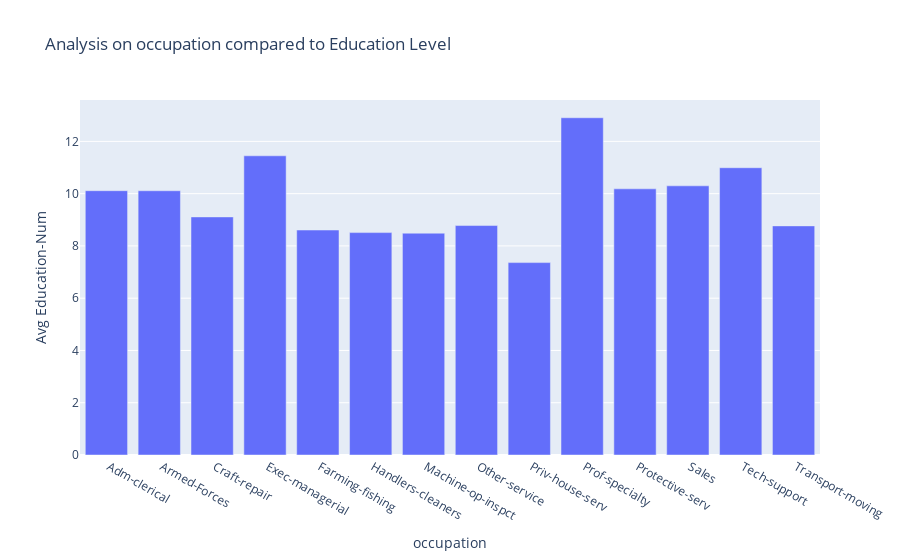

Notebook source saved alongside this figure:
### Code cell
figure_1("occupation")

### Figure 1 — Plotly figure (JSON) as saved in the notebook; plotly's stock layout.template omitted (floating-point values rounded to 4 significant figures)
{"data": [{"type": "bar", "x": [" Adm-clerical", " Armed-Forces", " Craft-repair", " Exec-managerial", " Farming-fishing", " Handlers-cleaners", " Machine-op-inspct", " Other-service", " Priv-house-serv", " Prof-specialty", " Protective-serv", " Sales", " Tech-support", " Transport-moving"], "y": [10.11, 10.11, 9.111, 11.45, 8.609, 8.51, 8.488, 8.78, 7.362, 12.91, 10.18, 10.3, 10.99, 8.767]}], "layout": {"autosize": true, "title": {"text": "Analysis on occupation compared to Education Level"}, "xaxis": {"autorange": true, "range": [-0.5, 13.5], "title": {"text": "occupation"}, "type": "category"}, "yaxis": {"autorange": true, "range": [0, 13.58], "title": {"text": "Avg Education-Num"}, "type": "linear"}}}
